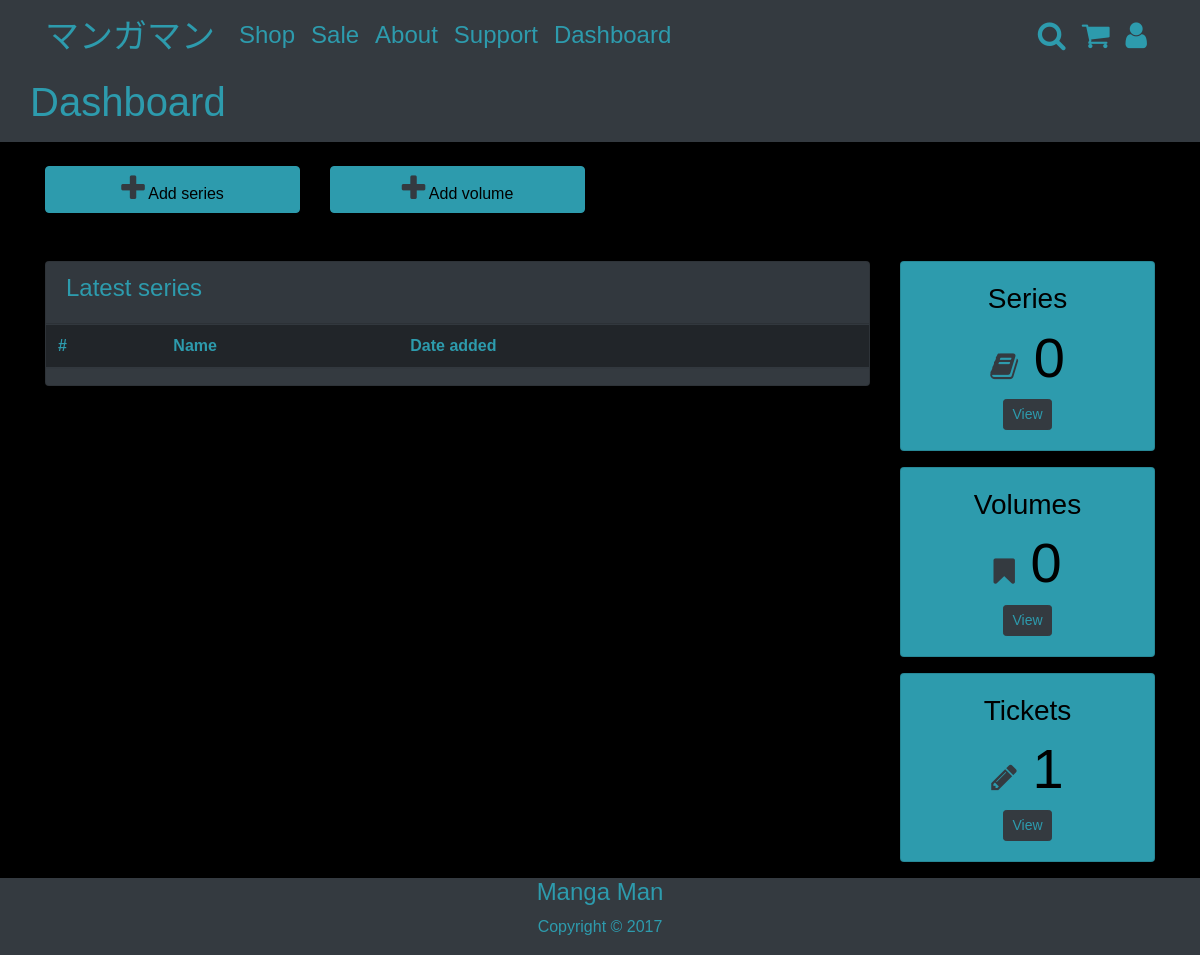
Page /admin_panel.php (signed in) on the earlier database version.
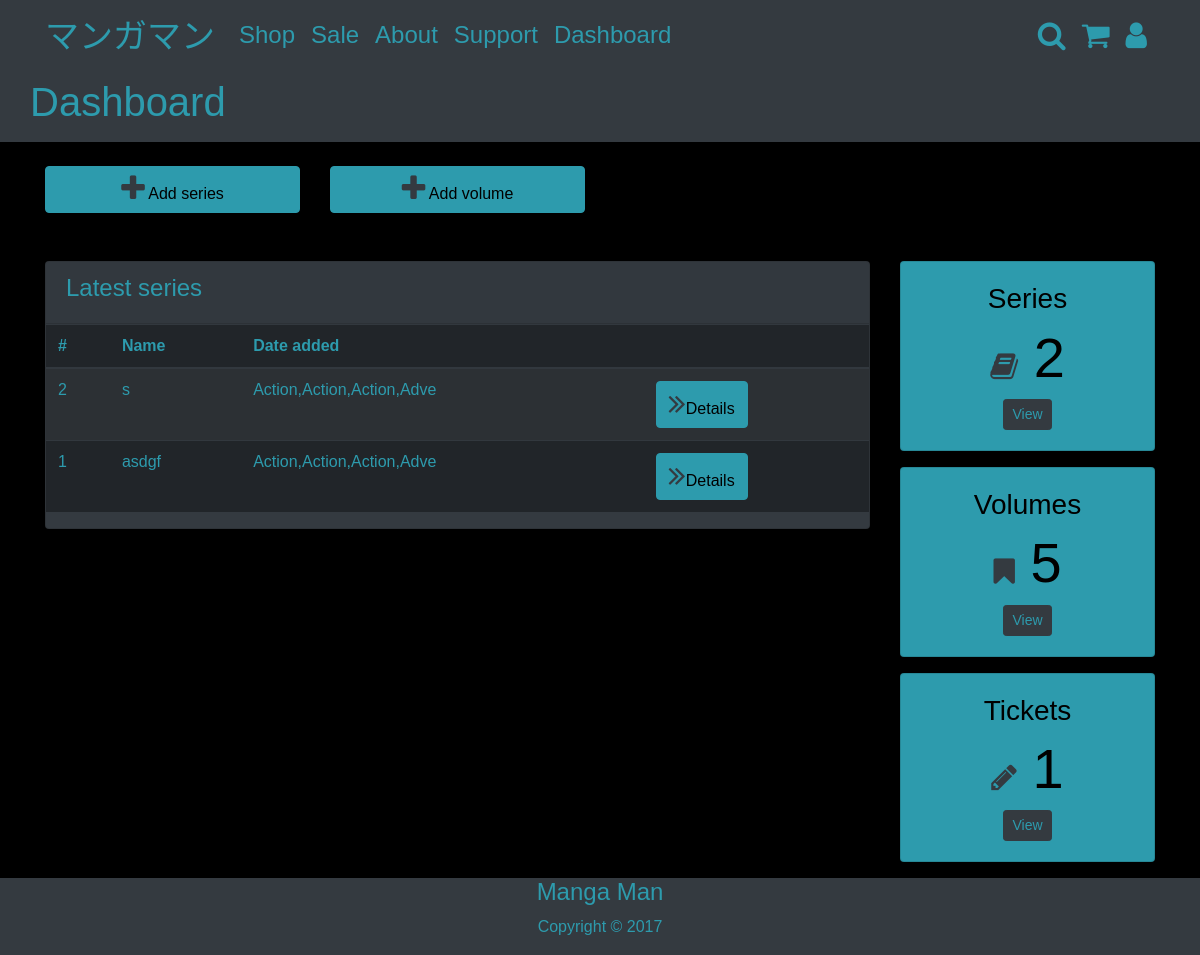
Same page on the later database version.
### tables this page shows
CREATE TABLE `series` (
  `series_id` int(11) NOT NULL,
  `primaryname` varchar(44) NOT NULL,
  `author` varchar(44) NOT NULL,
  `synopsis` varchar(1000) NOT NULL,
  `start_date` date NOT NULL,
  `end_date` date NOT NULL
);

### admin_panel.php (the view, shortened to what this page needs)
<?php
if (isset($_SESSION['aaa'])&& $_SESSION['aaa']=='admin') {
  include('includes/adminheader.php');
}
elseif (isset($_SESSION['aaa'])&& $_SESSION['aaa']=='user'){
  include('includes/userheader.php');
} else {
  include('includes/header.php');
}
?>
<?php
if($_SESSION['aaa'] === 'admin') {
?>
<section class="bg-dark">
<div class="container py-2">
  <div class="row">
    <div class="col-mb-6">
      <h1>Dashboard</h1>
    </div>
  </div>
</div>
</section>
<section id="post" class="py-4 mb-4">
  <div class="container">
    <div class="row">
      <div class="col-md-3">
        <a href="#" class="btn btn-primary btn-block" data-toggle="modal" data-target="#addseries">
          <i class="fa fa-plus"></i> Add series
        </a>
      </div>
      <div class="col-md-3">
        <a href="#" class="btn btn-primary btn-block" data-toggle="modal" data-target="#addvolume">
          <i class="fa fa-plus"></i> Add volume
        </a>
      </div>
    </div>
  </div>
</section>
<section id="posts">
  <div class="container">
    <div class="row">
      <div class="col md-9">
        <div class="card bg-dark">
          <div class="card-header">
            <h4>Latest series</h4>
          </div>
          <table class="table table-striped table-dark text-primary">
            <thead class="thead-inverse">
              <tr>
                <th>#</th>
                <th>Name</th>
                <th>Date added</th>
                <th></th>
              </tr>
            </thead>
            <tbody>
              <?php
                $queryy = 'SELECT series.*,
                group_concat(genres.name) as genres
                FROM series
                INNER JOIN genres_in_series ON genres_in_series.series_id = series.series_id
                INNER JOIN genres ON genres_in_series.series_id = genres.id';
                $resultt = mysqli_query($connection, $queryy);
                $row_genre = mysqli_fetch_array($resultt);
              $manga='SELECT * FROM series ORDER BY series_id DESC';
              $query = mysqli_query($connection,$manga);
              $num_rows = mysqli_num_rows($query);
              $volumes = 'SELECT * FROM volumes ORDER BY id DESC';
              $query2 = mysqli_query($connection, $volumes);
              $num_rows2 = mysqli_num_rows($query2);
              $tickets = 'SELECT * FROM support';
              $query1 = mysqli_query($connection,$tickets);
              $num_rows1 = mysqli_num_rows($query1);
              while ($row = mysqli_fetch_array($query)) {
              echo '<tr>';
              echo '<td scope="row">'.$row['series_id'].'</td>';
              echo '<td>'.$row['primaryname'].'</td>';
              echo '<td>';
              echo substr($row_genre['genres'], 0, 25);
              echo '</td>';
              echo '<td><a href="manga_details.php?id='.$row['series_id'].'" class="btn btn-primary">
                <i class="fa fa-angle-double-right"></i>Details</a></td>';
              echo '</tr>';
              }
              ?>
            </tbody>
          </table>
        </div>
      </div>
      <div class="col-md-3">
        <div class="card text-center bg-primary text-dark mb-3">
          <div class="card-body">
            <h3>Series</h3>
            <h1 class="display-4">
              <i class="fa fa-book"></i> <?php echo $num_rows; ?>
            </h1>
            <a href="series.php" class="btn btn-dark btn-sm">View</a>
          </div>
        </div>
        <div class="card text-center bg-primary text-dark mb-3">
          <div class="card-body">
            <h3>Volumes</h3>
            <h1 class="display-4">
              <i class="fa fa-bookmark"></i> <?php echo $num_rows2; ?>
            </h1>
            <a href="volumes.php" class="btn btn-dark btn-sm">View</a>
          </div>
        </div>
        <div class="card text-center bg-primary text-dark mb-3">
          <div class="card-body">
            <h3>Tickets</h3>
            <h1 class="display-4">
              <i class="fa fa-pencil"></i> <?php echo $num_rows1; ?>
            </h1>
            <a href="tickets.php" class="btn btn-dark btn-sm">View</a>
          </div>
        </div>
      </div>
    </div>
  </div>
</section>
<?php
  } else {
    header('Location: index.php');
  }
?>
<?php include('includes/footer.php'); ?>

Differences in the rows shown:
added series: series_id "2", primaryname "s", genres "Action,Action,Action,Adve"
added series: series_id "1", primaryname "asdgf", genres "Action,Action,Action,Adve"
Other differences:
$num_rows: "0" → "2"
$num_rows2: "0" → "5"
